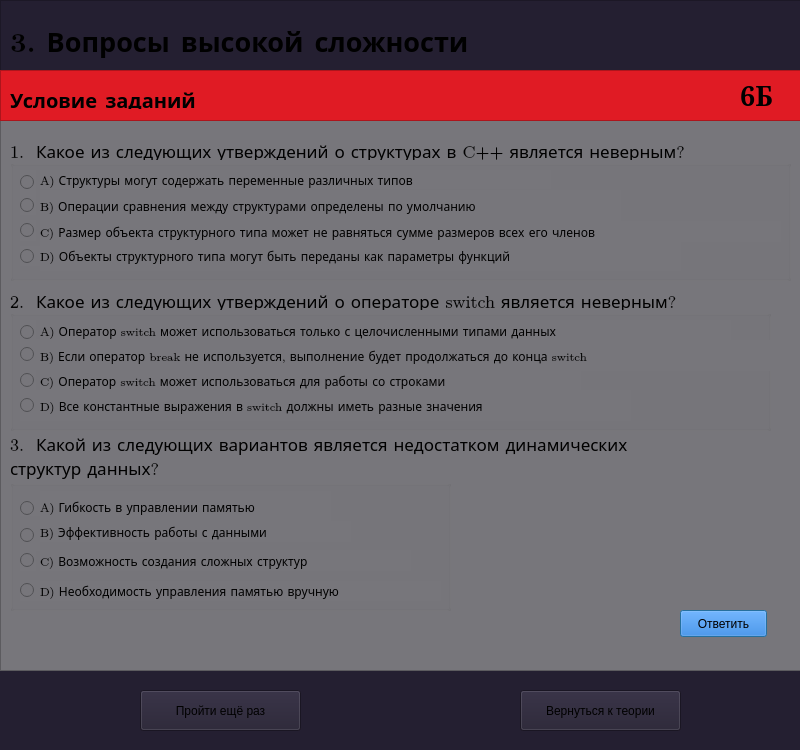
<?xml version="1.0" encoding="UTF-8"?>
<ui version="4.0">
 <class>zadania3</class>
 <widget class="QDialog" name="zadania3">
  <property name="geometry">
   <rect>
    <x>0</x>
    <y>0</y>
    <width>800</width>
    <height>750</height>
   </rect>
  </property>
  <property name="windowTitle">
   <string>Обучающая система</string>
  </property>
  <property name="styleSheet">
   <string notr="true">background-color: rgb(36, 31, 49);</string>
  </property>
  <widget class="QFrame" name="frame_4">
   <property name="geometry">
    <rect>
     <x>0</x>
     <y>0</y>
     <width>801</width>
     <height>671</height>
    </rect>
   </property>
   <property name="frameShape">
    <enum>QFrame::Shape::StyledPanel</enum>
   </property>
   <property name="frameShadow">
    <enum>QFrame::Shadow::Raised</enum>
   </property>
   <widget class="QFrame" name="frame_5">
    <property name="geometry">
     <rect>
      <x>0</x>
      <y>120</y>
      <width>801</width>
      <height>551</height>
     </rect>
    </property>
    <property name="autoFillBackground">
     <bool>false</bool>
    </property>
    <property name="styleSheet">
     <string notr="true">background-color: rgb(119, 118, 123);</string>
    </property>
    <property name="frameShape">
     <enum>QFrame::Shape::StyledPanel</enum>
    </property>
    <property name="frameShadow">
     <enum>QFrame::Shadow::Raised</enum>
    </property>
    <widget class="QLabel" name="label_14">
     <property name="geometry">
      <rect>
       <x>10</x>
       <y>0</y>
       <width>731</width>
       <height>61</height>
      </rect>
     </property>
     <property name="font">
      <font>
       <family>LM Roman 8</family>
       <pointsize>13</pointsize>
      </font>
     </property>
     <property name="text">
      <string>1.  Какое из следующих утверждений о структурах в C++ является неверным?</string>
     </property>
    </widget>
    <widget class="QLabel" name="label_18">
     <property name="geometry">
      <rect>
       <x>10</x>
       <y>160</y>
       <width>751</width>
       <height>41</height>
      </rect>
     </property>
     <property name="font">
      <font>
       <family>LM Roman 8</family>
       <pointsize>13</pointsize>
      </font>
     </property>
     <property name="text">
      <string>2.  Какое из следующих утверждений о операторе switch является неверным?</string>
     </property>
    </widget>
    <widget class="QPushButton" name="pushButton_6">
     <property name="geometry">
      <rect>
       <x>680</x>
       <y>490</y>
       <width>87</width>
       <height>27</height>
      </rect>
     </property>
     <property name="styleSheet">
      <string notr="true">background-color: rgb(28, 113, 216);</string>
     </property>
     <property name="text">
      <string>Ответить</string>
     </property>
    </widget>
    <widget class="QLabel" name="label_19">
     <property name="geometry">
      <rect>
       <x>10</x>
       <y>310</y>
       <width>771</width>
       <height>51</height>
      </rect>
     </property>
     <property name="font">
      <font>
       <family>LM Roman 8</family>
       <pointsize>13</pointsize>
      </font>
     </property>
     <property name="text">
      <string>3.  Какой из следующих вариантов является недостатком динамических 
структур данных?</string>
     </property>
    </widget>
    <widget class="QGroupBox" name="groupBox">
     <property name="geometry">
      <rect>
       <x>10</x>
       <y>40</y>
       <width>781</width>
       <height>121</height>
      </rect>
     </property>
     <property name="title">
      <string/>
     </property>
     <widget class="QLabel" name="label_13">
      <property name="geometry">
       <rect>
        <x>30</x>
        <y>10</y>
        <width>511</width>
        <height>19</height>
       </rect>
      </property>
      <property name="font">
       <font>
        <family>LM Roman 8</family>
       </font>
      </property>
      <property name="text">
       <string>A) Структуры могут содержать переменные различных типов</string>
      </property>
     </widget>
     <widget class="QLabel" name="label_21">
      <property name="geometry">
       <rect>
        <x>30</x>
        <y>30</y>
        <width>581</width>
        <height>31</height>
       </rect>
      </property>
      <property name="font">
       <font>
        <family>LM Roman 8</family>
       </font>
      </property>
      <property name="text">
       <string>B) Операции сравнения между структурами определены по умолчанию</string>
      </property>
     </widget>
     <widget class="QLabel" name="label_22">
      <property name="geometry">
       <rect>
        <x>30</x>
        <y>61</y>
        <width>741</width>
        <height>21</height>
       </rect>
      </property>
      <property name="font">
       <font>
        <family>LM Roman 8</family>
       </font>
      </property>
      <property name="text">
       <string>C) Размер объекта структурного типа может не равняться сумме размеров всех его членов</string>
      </property>
     </widget>
     <widget class="QLabel" name="label_23">
      <property name="geometry">
       <rect>
        <x>30</x>
        <y>80</y>
        <width>641</width>
        <height>31</height>
       </rect>
      </property>
      <property name="font">
       <font>
        <family>LM Roman 8</family>
       </font>
      </property>
      <property name="text">
       <string>D) Объекты структурного типа могут быть переданы как параметры функций</string>
      </property>
     </widget>
     <widget class="QRadioButton" name="AnswerA">
      <property name="geometry">
       <rect>
        <x>10</x>
        <y>10</y>
        <width>16</width>
        <height>25</height>
       </rect>
      </property>
      <property name="styleSheet">
       <string notr="true">color: rgb(224, 27, 36);</string>
      </property>
      <property name="text">
       <string/>
      </property>
     </widget>
     <widget class="QRadioButton" name="AnswerB">
      <property name="geometry">
       <rect>
        <x>10</x>
        <y>35</y>
        <width>16</width>
        <height>20</height>
       </rect>
      </property>
      <property name="styleSheet">
       <string notr="true">color: rgb(224, 27, 36);</string>
      </property>
      <property name="text">
       <string/>
      </property>
     </widget>
     <widget class="QRadioButton" name="AnswerC">
      <property name="geometry">
       <rect>
        <x>10</x>
        <y>60</y>
        <width>16</width>
        <height>21</height>
       </rect>
      </property>
      <property name="styleSheet">
       <string notr="true">color: rgb(224, 27, 36);</string>
      </property>
      <property name="text">
       <string/>
      </property>
     </widget>
     <widget class="QRadioButton" name="AnswerD">
      <property name="geometry">
       <rect>
        <x>10</x>
        <y>86</y>
        <width>20</width>
        <height>20</height>
       </rect>
      </property>
      <property name="styleSheet">
       <string notr="true">color: rgb(224, 27, 36);</string>
      </property>
      <property name="text">
       <string/>
      </property>
     </widget>
    </widget>
    <widget class="QGroupBox" name="groupBox_2">
     <property name="geometry">
      <rect>
       <x>10</x>
       <y>190</y>
       <width>761</width>
       <height>121</height>
      </rect>
     </property>
     <property name="title">
      <string/>
     </property>
     <widget class="QLabel" name="label_15">
      <property name="geometry">
       <rect>
        <x>30</x>
        <y>10</y>
        <width>691</width>
        <height>21</height>
       </rect>
      </property>
      <property name="font">
       <font>
        <family>LM Roman 8</family>
       </font>
      </property>
      <property name="text">
       <string>A) Оператор switch может использоваться только с целочисленными типами данных</string>
      </property>
     </widget>
     <widget class="QLabel" name="label_16">
      <property name="geometry">
       <rect>
        <x>30</x>
        <y>30</y>
        <width>731</width>
        <height>31</height>
       </rect>
      </property>
      <property name="font">
       <font>
        <family>LM Roman 8</family>
       </font>
      </property>
      <property name="text">
       <string>B) Если оператор break не используется, выполнение будет продолжаться до конца switch</string>
      </property>
     </widget>
     <widget class="QLabel" name="label_17">
      <property name="geometry">
       <rect>
        <x>30</x>
        <y>60</y>
        <width>541</width>
        <height>21</height>
       </rect>
      </property>
      <property name="font">
       <font>
        <family>LM Roman 8</family>
       </font>
      </property>
      <property name="text">
       <string>C) Оператор switch может использоваться для работы со строками</string>
      </property>
     </widget>
     <widget class="QLabel" name="label_20">
      <property name="geometry">
       <rect>
        <x>30</x>
        <y>80</y>
        <width>591</width>
        <height>31</height>
       </rect>
      </property>
      <property name="font">
       <font>
        <family>LM Roman 8</family>
       </font>
      </property>
      <property name="text">
       <string>D) Все константные выражения в switch должны иметь разные значения</string>
      </property>
     </widget>
     <widget class="QRadioButton" name="AnswerA_2">
      <property name="geometry">
       <rect>
        <x>10</x>
        <y>10</y>
        <width>16</width>
        <height>25</height>
       </rect>
      </property>
      <property name="styleSheet">
       <string notr="true">color: rgb(224, 27, 36);</string>
      </property>
      <property name="text">
       <string/>
      </property>
     </widget>
     <widget class="QRadioButton" name="AnswerB_2">
      <property name="geometry">
       <rect>
        <x>10</x>
        <y>29</y>
        <width>20</width>
        <height>31</height>
       </rect>
      </property>
      <property name="styleSheet">
       <string notr="true">color: rgb(224, 27, 36);</string>
      </property>
      <property name="text">
       <string/>
      </property>
     </widget>
     <widget class="QRadioButton" name="AnswerC_2">
      <property name="geometry">
       <rect>
        <x>10</x>
        <y>60</y>
        <width>16</width>
        <height>21</height>
       </rect>
      </property>
      <property name="styleSheet">
       <string notr="true">color: rgb(224, 27, 36);</string>
      </property>
      <property name="text">
       <string/>
      </property>
     </widget>
     <widget class="QRadioButton" name="AnswerD_2">
      <property name="geometry">
       <rect>
        <x>10</x>
        <y>80</y>
        <width>20</width>
        <height>31</height>
       </rect>
      </property>
      <property name="styleSheet">
       <string notr="true">color: rgb(224, 27, 36);</string>
      </property>
      <property name="text">
       <string/>
      </property>
     </widget>
    </widget>
    <widget class="QGroupBox" name="groupBox_3">
     <property name="geometry">
      <rect>
       <x>10</x>
       <y>360</y>
       <width>441</width>
       <height>131</height>
      </rect>
     </property>
     <property name="title">
      <string/>
     </property>
     <widget class="QLabel" name="label_27">
      <property name="geometry">
       <rect>
        <x>30</x>
        <y>11</y>
        <width>291</width>
        <height>31</height>
       </rect>
      </property>
      <property name="font">
       <font>
        <family>LM Roman 8</family>
       </font>
      </property>
      <property name="text">
       <string>A) Гибкость в управлении памятью</string>
      </property>
     </widget>
     <widget class="QLabel" name="label_28">
      <property name="geometry">
       <rect>
        <x>30</x>
        <y>41</y>
        <width>311</width>
        <height>21</height>
       </rect>
      </property>
      <property name="font">
       <font>
        <family>LM Roman 8</family>
       </font>
      </property>
      <property name="text">
       <string>B) Эффективность работы с данными</string>
      </property>
     </widget>
     <widget class="QLabel" name="label_29">
      <property name="geometry">
       <rect>
        <x>30</x>
        <y>70</y>
        <width>371</width>
        <height>21</height>
       </rect>
      </property>
      <property name="font">
       <font>
        <family>LM Roman 8</family>
       </font>
      </property>
      <property name="text">
       <string>C) Возможность создания сложных структур</string>
      </property>
     </widget>
     <widget class="QLabel" name="label_30">
      <property name="geometry">
       <rect>
        <x>30</x>
        <y>101</y>
        <width>401</width>
        <height>20</height>
       </rect>
      </property>
      <property name="font">
       <font>
        <family>LM Roman 8</family>
       </font>
      </property>
      <property name="text">
       <string>D) Необходимость управления памятью вручную</string>
      </property>
     </widget>
     <widget class="QRadioButton" name="AnswerA_3">
      <property name="geometry">
       <rect>
        <x>10</x>
        <y>20</y>
        <width>20</width>
        <height>16</height>
       </rect>
      </property>
      <property name="styleSheet">
       <string notr="true">color: rgb(224, 27, 36);</string>
      </property>
      <property name="text">
       <string/>
      </property>
     </widget>
     <widget class="QRadioButton" name="AnswerB_3">
      <property name="geometry">
       <rect>
        <x>10</x>
        <y>40</y>
        <width>20</width>
        <height>31</height>
       </rect>
      </property>
      <property name="styleSheet">
       <string notr="true">color: rgb(224, 27, 36);</string>
      </property>
      <property name="text">
       <string/>
      </property>
     </widget>
     <widget class="QRadioButton" name="AnswerC_3">
      <property name="geometry">
       <rect>
        <x>10</x>
        <y>70</y>
        <width>16</width>
        <height>21</height>
       </rect>
      </property>
      <property name="styleSheet">
       <string notr="true">color: rgb(224, 27, 36);</string>
      </property>
      <property name="text">
       <string/>
      </property>
     </widget>
     <widget class="QRadioButton" name="AnswerD_3">
      <property name="geometry">
       <rect>
        <x>10</x>
        <y>100</y>
        <width>20</width>
        <height>21</height>
       </rect>
      </property>
      <property name="styleSheet">
       <string notr="true">color: rgb(224, 27, 36);</string>
      </property>
      <property name="text">
       <string/>
      </property>
     </widget>
    </widget>
   </widget>
   <widget class="QFrame" name="frame_6">
    <property name="geometry">
     <rect>
      <x>0</x>
      <y>70</y>
      <width>801</width>
      <height>51</height>
     </rect>
    </property>
    <property name="styleSheet">
     <string notr="true">background-color: rgb(224, 27, 36);</string>
    </property>
    <property name="frameShape">
     <enum>QFrame::Shape::StyledPanel</enum>
    </property>
    <property name="frameShadow">
     <enum>QFrame::Shadow::Raised</enum>
    </property>
    <widget class="QLabel" name="label_24">
     <property name="geometry">
      <rect>
       <x>10</x>
       <y>20</y>
       <width>211</width>
       <height>19</height>
      </rect>
     </property>
     <property name="font">
      <font>
       <family>LM Roman 8</family>
       <pointsize>15</pointsize>
       <bold>true</bold>
      </font>
     </property>
     <property name="text">
      <string>Условие заданий</string>
     </property>
    </widget>
    <widget class="QLabel" name="label_25">
     <property name="geometry">
      <rect>
       <x>740</x>
       <y>10</y>
       <width>66</width>
       <height>31</height>
      </rect>
     </property>
     <property name="font">
      <font>
       <family>Serif</family>
       <pointsize>20</pointsize>
       <bold>true</bold>
      </font>
     </property>
     <property name="text">
      <string>6Б</string>
     </property>
    </widget>
   </widget>
   <widget class="QLabel" name="label_26">
    <property name="geometry">
     <rect>
      <x>10</x>
      <y>20</y>
      <width>501</width>
      <height>41</height>
     </rect>
    </property>
    <property name="font">
     <font>
      <family>LM Roman 8</family>
      <pointsize>20</pointsize>
      <bold>true</bold>
     </font>
    </property>
    <property name="text">
     <string>3. Вопросы высокой сложности</string>
    </property>
   </widget>
  </widget>
  <widget class="QPushButton" name="pushButton_2">
   <property name="geometry">
    <rect>
     <x>140</x>
     <y>690</y>
     <width>161</width>
     <height>41</height>
    </rect>
   </property>
   <property name="text">
    <string>Пройти ещё раз</string>
   </property>
  </widget>
  <widget class="QPushButton" name="pushButton_3">
   <property name="geometry">
    <rect>
     <x>520</x>
     <y>690</y>
     <width>161</width>
     <height>41</height>
    </rect>
   </property>
   <property name="text">
    <string>Вернуться к теории</string>
   </property>
  </widget>
 </widget>
 <resources/>
 <connections/>
</ui>
